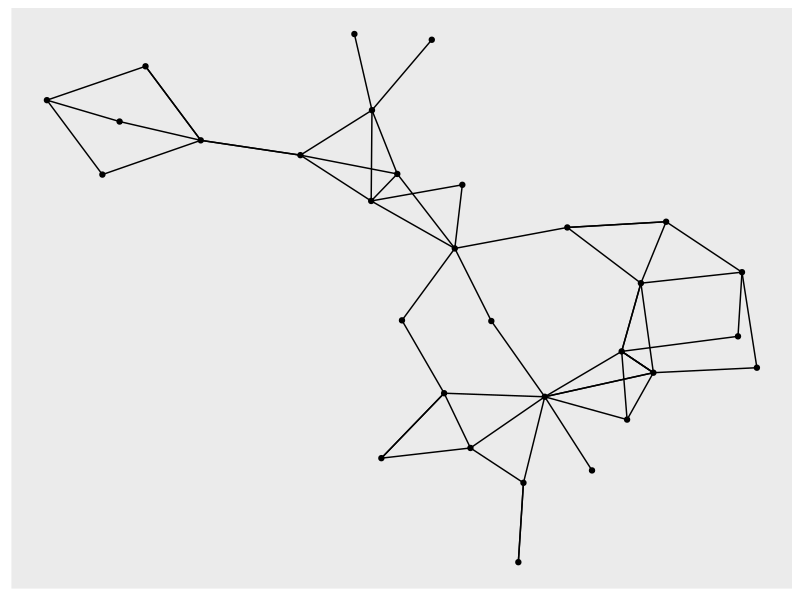
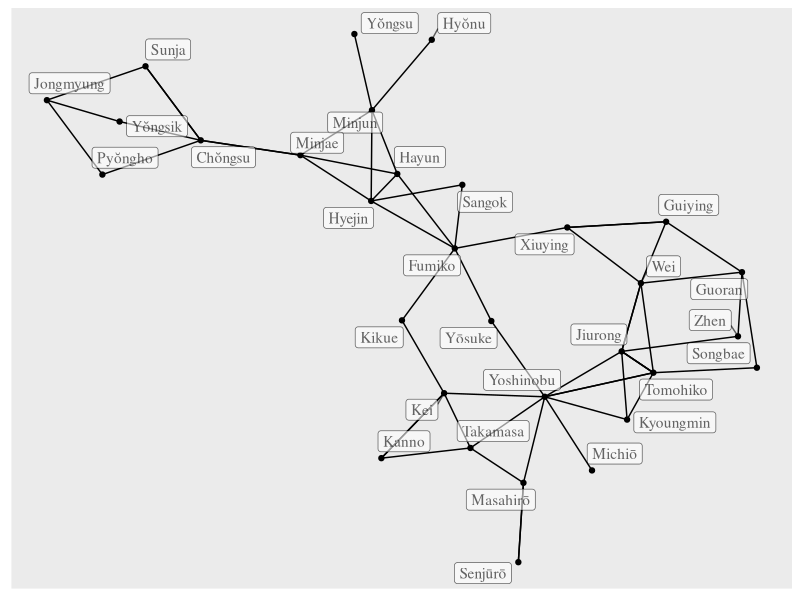
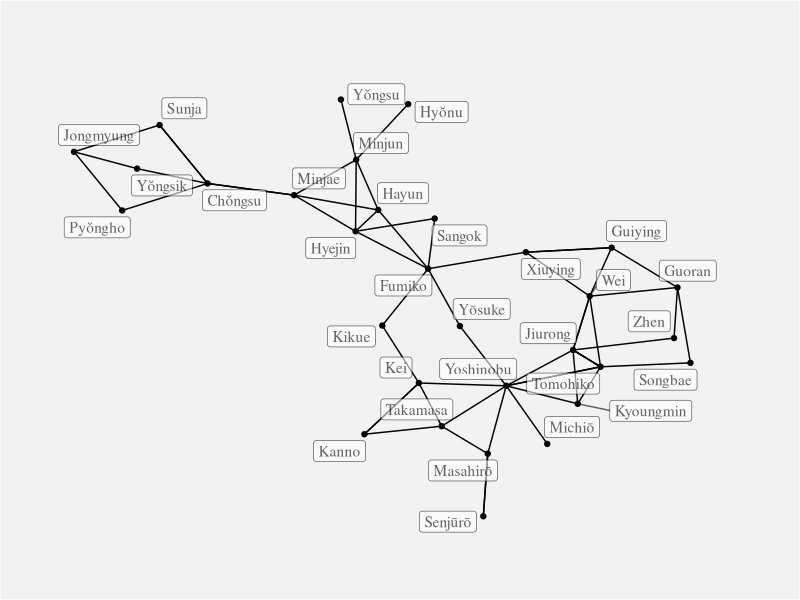
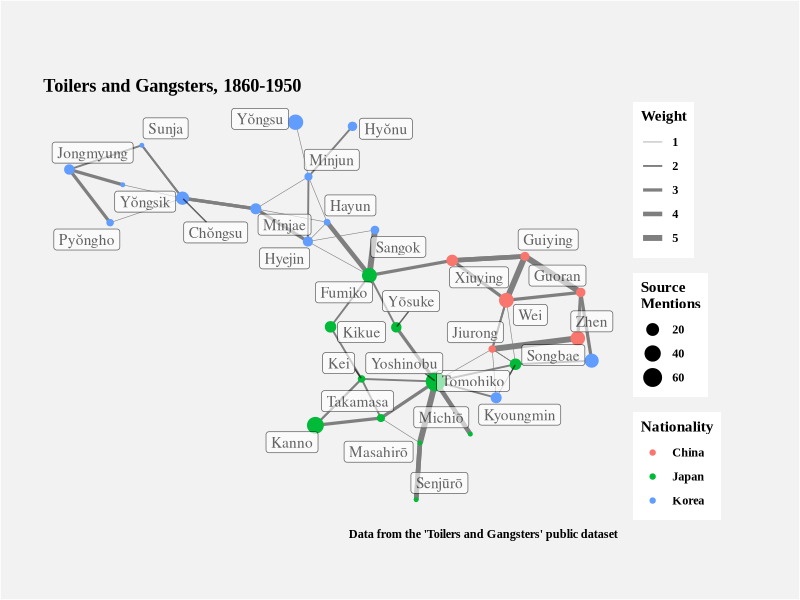
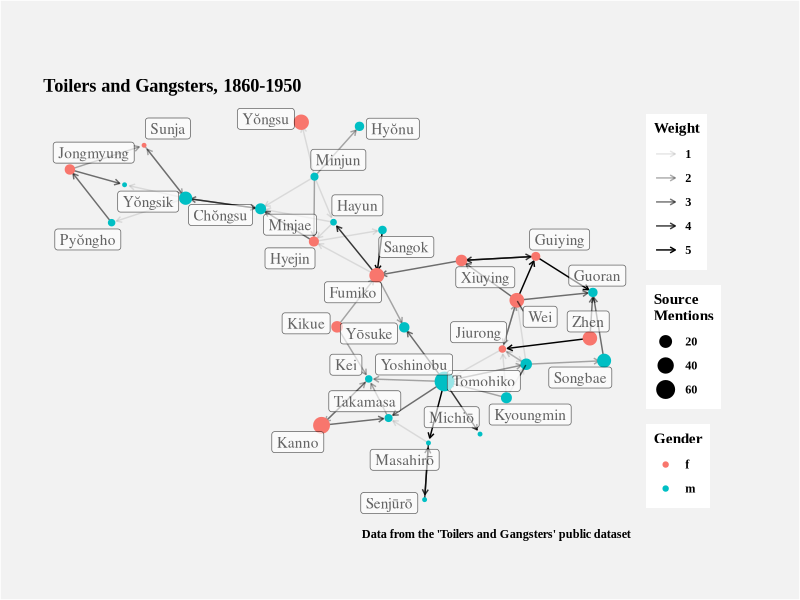
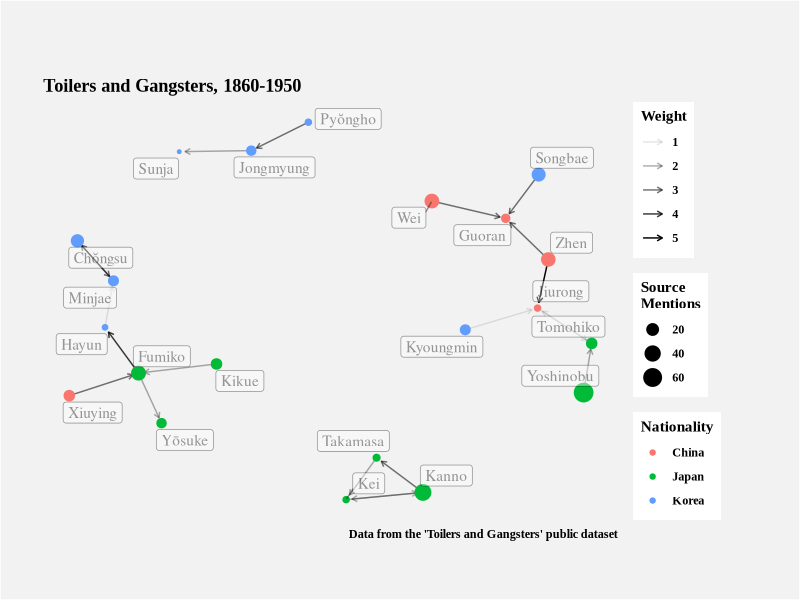
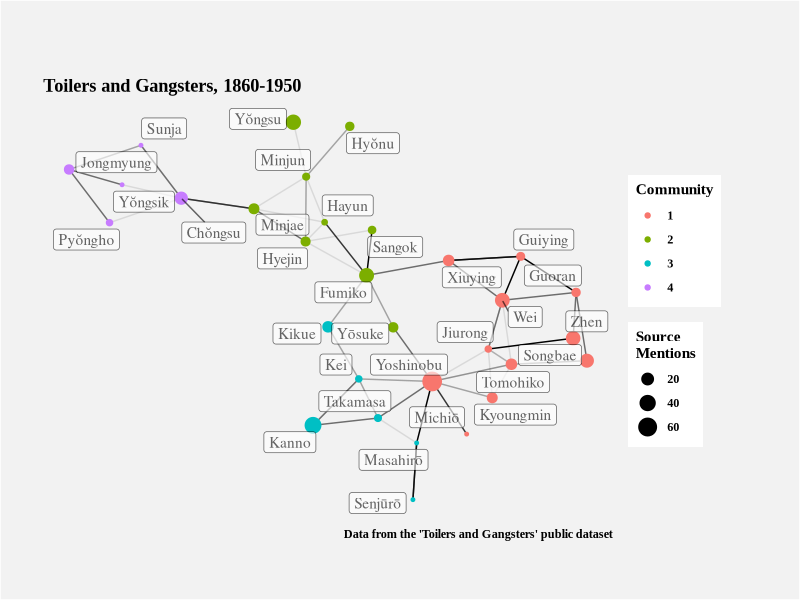
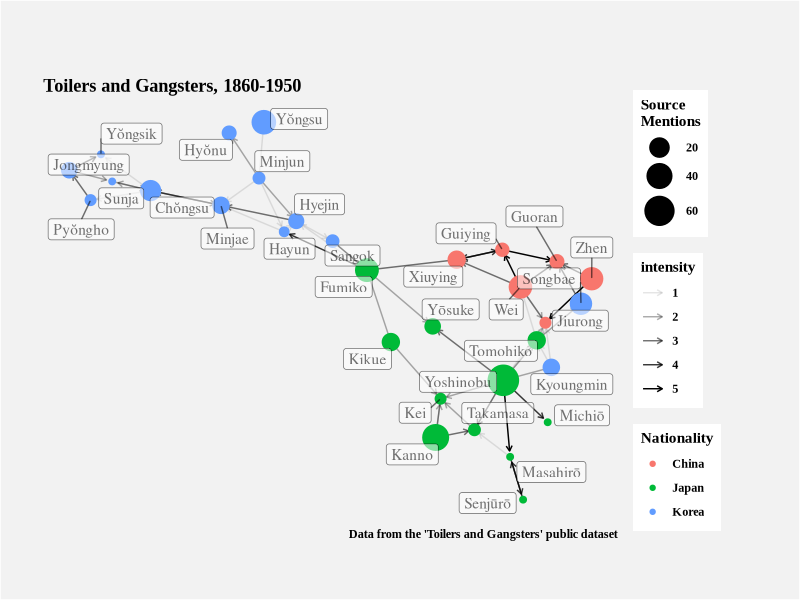

Generate these figures, in order, with R:
## ---- chunk 1
library(readr)
library(igraph)
library(dplyr)
library(tibble)
library(forcats)
library(ggplot2)
library(ggraph)
library(tidygraph)
## ---- chunk 2
nodes<-read_csv("nodes.csv")
edges<-read_csv("edges.csv")
head(nodes,20)
head(edges,10)
## ---- chunk 3
my_network=graph_from_data_frame(d=edges,directed=TRUE,vertices=nodes)
## ---- chunk 4
ggraph(my_network, layout = "kk") +
	  # Add an edge link geometry
	  geom_edge_link() +
	  # Add a node point geometry
	  geom_node_point() 
## ---- chunk 5
ggraph(my_network, layout = "kk") +
	  # Add an edge link geometry
	  geom_edge_link() +
	  # Add a node point geometry
	  geom_node_point() +
    geom_node_label((aes(label = name, family="serif")), alpha=0.6, repel=TRUE)
## ---- chunk 6
network_theme<- function() {
  theme(
    text=element_text(family="Times New Roman",face="bold"),
    plot.background = element_rect(fill="gray95"),
    plot.margin = unit(c(20,20,15,10), units="mm"),
    axis.text = element_blank(),
    axis.ticks = element_blank(),
    axis.title = element_blank(),
    panel.grid.major = element_blank(),
    panel.grid.minor = element_blank(),
    panel.background = element_blank()
  )
}
## ---- chunk 7
ggraph(my_network, layout = "kk") +
	  # Add an edge link geometry
	  geom_edge_link() +
	  # Add a node point geometry
	  geom_node_point() +
    geom_node_label((aes(label = name, family="serif")), alpha=0.6, repel = TRUE) +
    network_theme()
## ---- chunk 8
ggraph(my_network, layout = "kk") +
	  # Add an edge link geometry
	  geom_edge_link(aes(width=intensity),colour="grey50") +
    # What happens when you change grey50 to grey20 or grey90? 
    scale_edge_width(range = c(0.2, 2.0)) +
	  # Add a node point geometry
	  geom_node_point(aes(size=mentions,color=nationality)) +
    labs(
      title = "Toilers and Gangsters, 1860-1950",
      caption = "Data from the 'Toilers and Gangsters' public dataset",
      size = "Source\nMentions",
      color = "Nationality",
      edge_width = "Weight"
    ) +
    geom_node_label((aes(label = name, family="serif")), alpha=0.6, repel = TRUE) +
    network_theme()
## ---- chunk 9
ggraph(my_network, layout = "kk") +
	  # Add an edge link geometry
	  geom_edge_link(arrow = arrow(length = unit(1.5, 'mm')), 
                   end_cap = circle(1.3, 'mm'), aes(alpha = intensity)) +
    # What happens when you change the 1.5 in the length? or the 1.5 in the end_cap circle?
    scale_edge_width(range = c(0.2, 2.5), guide=FALSE) +
	  # Add a node point geometry
	  geom_node_point(aes(size=mentions,color=factor(gender))) +
    labs(
      title = "Toilers and Gangsters, 1860-1950",
      caption = "Data from the 'Toilers and Gangsters' public dataset",
      size = "Source\nMentions",
      color = "Gender",
      edge_alpha = "Weight"
    ) +
    # Notice I used the edge_ prefix in order to give a legend title to the edge attribte
    geom_node_label((aes(label = name, family="serif")),alpha=0.6, repel = TRUE) +
    # Try changing geom_node_label to geom_node_text above. What happens?
    network_theme()
## ---- chunk 10
as_tbl_graph(my_network) %E>%
  filter(kind==3)  %N>%
  filter(!node_is_isolated()) %>%
  ggraph(layout = "kk") +
	  # Add an edge link geometry
	  geom_edge_link(arrow = arrow(length = unit(1.5, 'mm')), 
                   end_cap = circle(1.5, 'mm'), aes(alpha = intensity)) +
    # What happens when you change the 1.5 in the length? or the 1.5 in the end_cap circle?
    scale_edge_width(range = c(0.2, 2.5), guide=FALSE) +
	  # Add a node point geometry
	  geom_node_point(aes(size=mentions,color=nationality)) +
    labs(
      title = "Toilers and Gangsters, 1860-1950",
      caption = "Data from the 'Toilers and Gangsters' public dataset",
      size = "Source\nMentions",
      color = "Nationality",
      edge_alpha = "Weight"
    ) +
    # Notice I used the edge_ prefix in order to give a legend title to the edge attribte
    geom_node_label((aes(label = name, family="serif")), alpha=0.4, show.legend=FALSE, repel = TRUE) +
    # Try changing geom_node_label to geom_node_text above. What happens?
    network_theme()
## ---- chunk 11
as_tbl_graph(my_network) %>% 
  to_undirected() %>%
  mutate(community = as.factor(group_walktrap())) %>% 
  ggraph(layout = "kk") +
	  # Add an edge link geometry
	  geom_edge_link(aes(alpha = intensity), show.legend = FALSE) +
    # No longer need the arrow because we have made our graph undirected  
    scale_edge_width(range = c(0.2, 2.5), guide=FALSE) +
	  geom_node_point(aes(size=mentions, color=community)) +
    labs(
      title = "Toilers and Gangsters, 1860-1950",
      caption = "Data from the 'Toilers and Gangsters' public dataset",
      size = "Source\nMentions",
      color = "Community"
    ) +
    geom_node_label((aes(label = name, family="serif")),alpha=0.6, repel = TRUE) +
    network_theme()
## ---- chunk 12
ggraph(my_network, layout = "fr") +
	  # Add an edge link geometry
	  geom_edge_link(arrow = arrow(length = unit(1.5, 'mm')), 
                   end_cap = circle(1.5, 'mm'), aes(alpha = intensity)) +
    # What happens when you change grey50 to grey20 or grey90? 
    scale_edge_width(range = c(0.2, 2.0)) +
	  geom_node_point(aes(size=mentions,color=nationality)) +
    scale_size(range = c(2,10)) +
    labs(
      edge_width= "Weight",
      title = "Toilers and Gangsters, 1860-1950",
      caption = "Data from the 'Toilers and Gangsters' public dataset",
      size = "Source\nMentions",
      color = "Nationality",
      edge_width = "Weight"
    ) +
    geom_node_label((aes(label = name, family="serif",alpha=0.6)), show.legend=FALSE, repel = TRUE) +
    network_theme()
## ---- chunk 13
ggraph(my_network, layout = "linear",  circular = TRUE) + 
  geom_edge_arc(aes(width = intensity), alpha = 0.8) + 
  scale_edge_width(range = c(0.2, 1)) +
  geom_node_label(aes(label = name), size=2.2) +
  labs(edge_width = "Weight") +
  theme_graph() +
  theme(legend.position="bottom")
## ---- chunk 14
nodes_analysis<- nodes %>% 
  mutate(between=betweenness(my_network, directed=FALSE),
         degree_all=degree(my_network,mode="all"),
         degree_in=degree(my_network,mode="in"),
         degree_out=degree(my_network,mode="out"),
         closeness=closeness(my_network),
         eigenvector=evcent(my_network)$vector)
## ---- chunk 15
nodes_analysis %>%
  mutate(person = fct_reorder(person, degree_all)) %>%
  ggplot() +
    geom_point(aes(x=degree_in,y=person, color="In Degree")) + # , color="khaki2"
    geom_point(aes(x=degree_out,y=person, color="Out Degree")) + # , color="cadetblue3"
    geom_point(aes(x=degree_all,y=person,size=eigenvector, color="Total Degree")) + # ,color="darkslategrey"
  scale_size(range=c(0.3,4)) +
  labs(
	    x = "In and Degree",
	    y = "Name",
	    color = "Degrees",
	    title = "Degrees and Total Degrees with Eigenvector Centrality",
	    subtitle = "As Seen in Toilers and Gangsters Network",
	    caption = "Total degree is sum of in & out minus doubled counted edges.",
	    size = "Eigenvector\nCentrality"
	  )
## ---- chunk 16
nodes_analysis %>%
  ggplot() +
    geom_point(aes(x=between,y=eigenvector,size=degree_all)) +
    labs(
	    x = "Betweenness",
	    y = "Eigenvector Centrality",
	    title = "Relationship between Betweenness and Eigenvector Centrality ",
	    subtitle = "As Seen in Toilers and Gangsters Network",
	    size = "Node\nDegree"
	  )
## ---- chunk 17
nodes_analysis %>%
  ggplot() +
    geom_point(aes(x=closeness,y=eigenvector,size=degree_all)) +
    labs(
	    x = "Closeness Centrality",
	    y = "Eigenvector Centrality",
	    title = "Relationship between Closeness and Eigenvector Centrality ",
	    subtitle = "As Seen in Toilers and Gangsters Network",
	    size = "Node\nDegree"
	  )
## ---- chunk 18
my_analysed_network=graph_from_data_frame(d=edges,directed=TRUE,vertices=nodes_analysis)
## ---- chunk 19
ggraph(my_analysed_network, layout = "kk") +
	  # Add an edge link geometry
	  geom_edge_link(arrow = arrow(length = unit(1.5, 'mm')), 
                   end_cap = circle(1.5, 'mm'), aes(alpha = intensity)) +
    # What happens when you change the 1.5 in the length? or the 1.5 in the end_cap circle?
    scale_edge_width(range = c(0.2, 2.5), guide=FALSE) +
	  # Add a node point geometry
	  geom_node_point(aes(size=between,color=nationality)) +
    labs(
      title = "Toilers and Gangsters, 1860-1950",
      caption = "Data from the 'Toilers and Gangsters' public dataset",
      size = "Betweenness",
      color = "Nationality",
      edge_alpha = "Weight"
    ) +
    # Notice I used the edge_ prefix in order to give a legend title to the edge attribte
    geom_node_label((aes(label = name, family="serif")),alpha=0.6, repel = TRUE) +
    # Try changing geom_node_label to geom_node_text above. What happens?
    network_theme()
